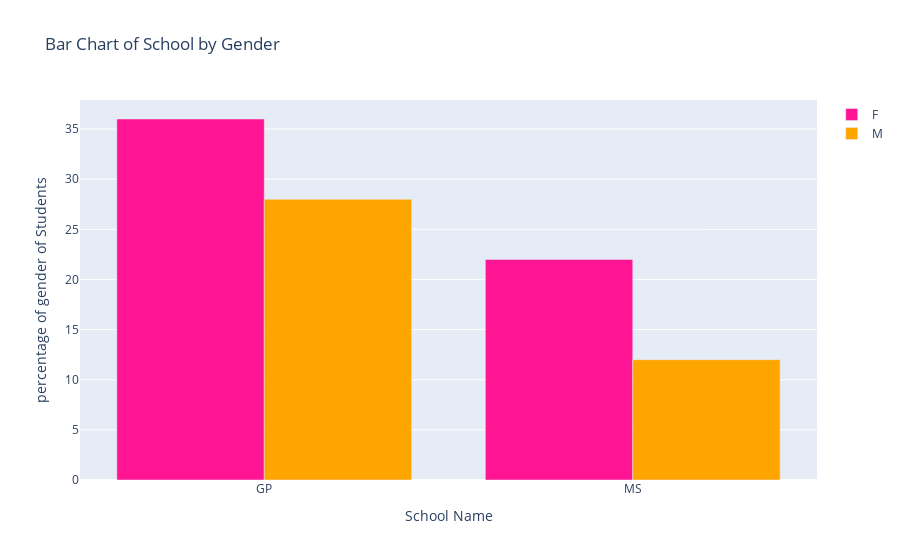

Write notebook code for a chart like this one.
### Markdown cell above
<div 
style="
/* color:white;
background-color:#141414; */
color:black;
background-color:#d9d9d9;
border-radius:10px;
padding:1%;
font-size:1em;
border: 1px solid #3f37c9;
"> 
🔎 <b>We can see that:</b>
<ul>
    <li>65% of students in this dataset are from GP school.</li>
    <li>35% of students in this dataset are from MS school.</li>
</ul></div>

### Code cell
school_col = df_coloumns[0]  # School column
gender_col = df_coloumns[1]  # Gender column

# Group by school and gender, and count the percentage of occurrences
gender_counts = df.groupby([school_col, gender_col]).size().fillna(0)
gender_counts = ((gender_counts*100)//df.shape[0]).unstack()

# Create the figure
fig = go.Figure()

# Add bars for each gender as separate traces, creating a stacked effect
for gender in gender_counts.columns:
    fig.add_trace(
        go.Bar(
            x=gender_counts.index,
            y=gender_counts[gender],
            name=str(gender),
            marker_color="orange" if gender == "M" else "deeppink"  # Different colors for each gender
        )
    )

# Update layout with stacked option
fig.update_layout(
    title_text=f'Bar Chart of {school_col} by {gender_col}',
    xaxis_title='School Name',
    yaxis_title='percentage of gender of Students',
    hovermode='x',
)

fig.show()

### Figure 1 — Plotly figure (JSON) as saved in the notebook; plotly's stock layout.template omitted (floating-point values rounded to 4 significant figures)
{"data": [{"marker": {"color": "deeppink"}, "name": "F", "type": "bar", "x": ["GP", "MS"], "y": [36, 22]}, {"marker": {"color": "orange"}, "name": "M", "type": "bar", "x": ["GP", "MS"], "y": [28, 12]}], "layout": {"hovermode": "x", "title": {"text": "Bar Chart of School by Gender"}, "xaxis": {"title": {"text": "School Name"}}, "yaxis": {"title": {"text": "percentage of gender of Students"}}}}
